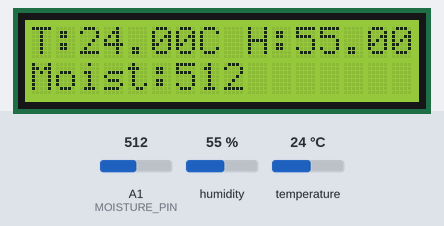
Bench run of a sketch on a simulated Arduino Mega 2560, built with avr-gcc and run on an emulated ATmega2560. Parts: 16×2 character LCD. Inputs (shaded band) come from the test bench; at power-on: humidity 55 %, A1 (MOISTURE_PIN) = 512, temperature 24 °C. What the sketch prints to the serial monitor is not drawn.

Above: at 3.2 s.
3.3 s: humidity set to 22 %
At 5.5 s:
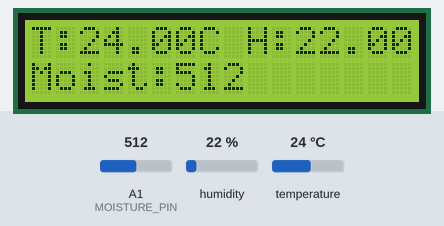
6.0 s: A1 (MOISTURE_PIN) set to 716
At 6.6 s:
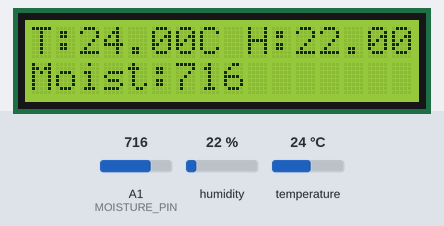
8.7 s: temperature set to 12 °C
At 11.3 s:
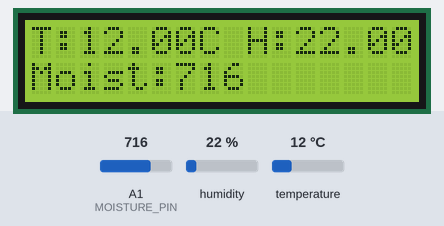
11.8 s: A1 (MOISTURE_PIN) set to 900
At 13.6 s:
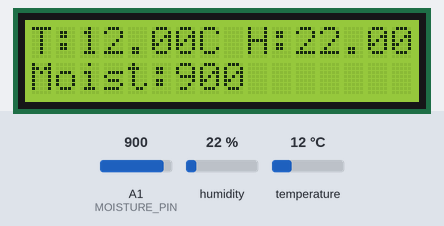
14.5 s: humidity set to 40 %
At 17.0 s:
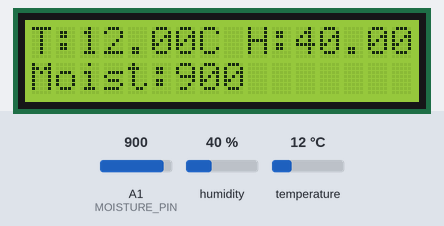
18.0 s: A1 (MOISTURE_PIN) set to 1023
At 19.4 s:
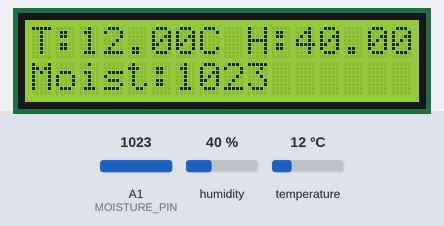
Timing chart, 0 to 21.0 s (numbered marks = the images above; inputs shaded):
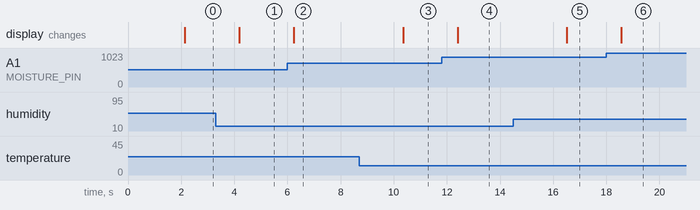

Measured:
- after the input at 3.3 s, the display: changes after 0.89 s (image 1)
- after the input at 6.0 s, the display: changes after 0.25 s (image 2)
- after the input at 8.7 s, the display: changes after 1.7 s (image 3)
- after the input at 11.8 s, the display: changes after 0.61 s (image 4)
- after the input at 14.5 s, the display: changes after 2.0 s (image 5)
- after the input at 18.0 s, the display: changes after 0.57 s (image 6)

The sketch:

kuvomerera_apr22a.ino
```cpp
#include <LiquidCrystal_I2C.h>
#include "DHT.h"

#define DHT11_PIN A10
#define DHTTYPE DHT11
#define MOISTURE_PIN A1

LiquidCrystal_I2C lcd(0x27, 16, 2); // LCD I2C address, 16 columns, 2 rows
DHT dht11(DHT11_PIN, DHTTYPE);

void setup() {
  Serial.begin(9600);
  dht11.begin();

  lcd.init();
  lcd.backlight();

  lcd.setCursor(0, 0);
  lcd.print("System Starting...");
  delay(2000);
  lcd.clear();
}

void loop() {
  float humi  = dht11.readHumidity();
  float tempC = dht11.readTemperature();
  int moistureValue = analogRead(MOISTURE_PIN);

  lcd.clear();

  if (isnan(humi) || isnan(tempC)) {
    Serial.println("Failed to read DHT11!");
    lcd.setCursor(0, 0);
    lcd.print("Sensor Error!");
  } else {
    // Display on Serial Monitor
    Serial.print("Temp: ");
    Serial.print(tempC);
    Serial.print("°C | Humidity: ");
    Serial.print(humi);
    Serial.print("% | Moisture: ");
    Serial.println(moistureValue);

    // Display on LCD
    lcd.setCursor(0, 0);
    lcd.print("T:");
    lcd.print(tempC);
    lcd.print("C H:");
    lcd.print(humi);
    lcd.print("%");

    lcd.setCursor(0, 1);
    lcd.print("Moist:");
    lcd.print(moistureValue);
  }

  delay(2000);
}
```
